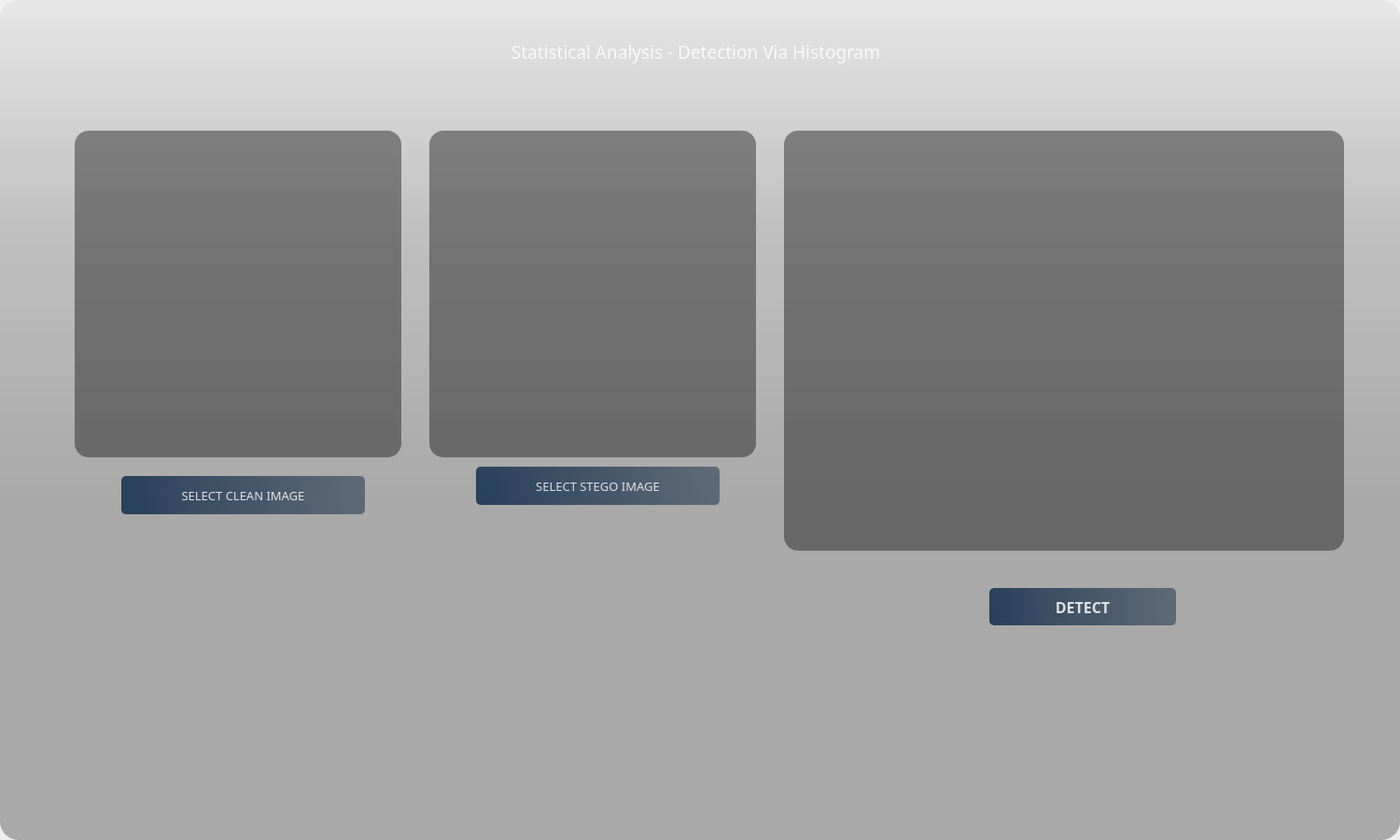
<?xml version="1.0" encoding="UTF-8"?>
<ui version="4.0">
 <class>Dialog</class>
 <widget class="QDialog" name="Dialog">
  <property name="geometry">
   <rect>
    <x>0</x>
    <y>0</y>
    <width>1500</width>
    <height>900</height>
   </rect>
  </property>
  <property name="windowTitle">
   <string>Dialog</string>
  </property>
  <widget class="QWidget" name="widget_2" native="true">
   <property name="geometry">
    <rect>
     <x>0</x>
     <y>0</y>
     <width>1500</width>
     <height>900</height>
    </rect>
   </property>
   <property name="cursor">
    <cursorShape>ArrowCursor</cursorShape>
   </property>
   <property name="styleSheet">
    <string notr="true"/>
   </property>
   <widget class="QLabel" name="label_4">
    <property name="geometry">
     <rect>
      <x>0</x>
      <y>0</y>
      <width>1500</width>
      <height>900</height>
     </rect>
    </property>
    <property name="styleSheet">
     <string notr="true">border-image: url(:/images/html-css-collage-concept-with-hacker.jpg);
border-radius:20px;</string>
    </property>
    <property name="text">
     <string/>
    </property>
   </widget>
   <widget class="QLabel" name="label_7">
    <property name="geometry">
     <rect>
      <x>0</x>
      <y>0</y>
      <width>1500</width>
      <height>900</height>
     </rect>
    </property>
    <property name="styleSheet">
     <string notr="true">background-color: qlineargradient(spread:pad, x1:0, y1:0, x2:0, y2:0.715909, stop:0 rgba(0, 0, 0, 9), stop:0.375 rgba(0, 0, 0, 50), stop:0.835227 rgba(0, 0, 0, 75));
border-radius:20px;</string>
    </property>
    <property name="text">
     <string/>
    </property>
    <property name="scaledContents">
     <bool>false</bool>
    </property>
    <property name="wordWrap">
     <bool>true</bool>
    </property>
   </widget>
   <widget class="QPushButton" name="backButton_2">
    <property name="geometry">
     <rect>
      <x>20</x>
      <y>820</y>
      <width>70</width>
      <height>50</height>
     </rect>
    </property>
    <property name="font">
     <font>
      <pointsize>12</pointsize>
     </font>
    </property>
    <property name="styleSheet">
     <string notr="true">border-image: url(:/images/images.jpeg);
border-radius:20px</string>
    </property>
    <property name="text">
     <string/>
    </property>
   </widget>
   <widget class="QFrame" name="titleframe">
    <property name="geometry">
     <rect>
      <x>0</x>
      <y>0</y>
      <width>1500</width>
      <height>90</height>
     </rect>
    </property>
    <property name="styleSheet">
     <string notr="true">border-radius:20px;</string>
    </property>
    <property name="frameShape">
     <enum>QFrame::StyledPanel</enum>
    </property>
    <property name="frameShadow">
     <enum>QFrame::Raised</enum>
    </property>
    <widget class="QPushButton" name="minimizeButton_2">
     <property name="geometry">
      <rect>
       <x>1370</x>
       <y>20</y>
       <width>51</width>
       <height>41</height>
      </rect>
     </property>
     <property name="text">
      <string/>
     </property>
     <property name="icon">
      <iconset resource="source_img.qrc">
       <normaloff>:/images/chrome-minimize-svgrepo-com.svg</normaloff>:/images/chrome-minimize-svgrepo-com.svg</iconset>
     </property>
     <property name="iconSize">
      <size>
       <width>40</width>
       <height>40</height>
      </size>
     </property>
    </widget>
    <widget class="QLabel" name="label_9">
     <property name="geometry">
      <rect>
       <x>20</x>
       <y>20</y>
       <width>60</width>
       <height>60</height>
      </rect>
     </property>
     <property name="styleSheet">
      <string notr="true">image: url(:/images/logoimgae.png);</string>
     </property>
     <property name="text">
      <string/>
     </property>
    </widget>
    <widget class="QLabel" name="label_10">
     <property name="geometry">
      <rect>
       <x>380</x>
       <y>30</y>
       <width>731</width>
       <height>50</height>
      </rect>
     </property>
     <property name="font">
      <font>
       <family>Ravie</family>
       <pointsize>14</pointsize>
       <weight>50</weight>
       <bold>false</bold>
       <underline>false</underline>
      </font>
     </property>
     <property name="styleSheet">
      <string notr="true">color:rgba(255,255,255,210);</string>
     </property>
     <property name="text">
      <string>Statistical Analysis - Detection Via Histogram</string>
     </property>
     <property name="alignment">
      <set>Qt::AlignCenter</set>
     </property>
    </widget>
    <widget class="QPushButton" name="closeButton_2">
     <property name="geometry">
      <rect>
       <x>1430</x>
       <y>20</y>
       <width>51</width>
       <height>41</height>
      </rect>
     </property>
     <property name="text">
      <string/>
     </property>
     <property name="icon">
      <iconset resource="source_img.qrc">
       <normaloff>:/images/—Pngtree—check mark and cross gradient_15118783.png</normaloff>:/images/—Pngtree—check mark and cross gradient_15118783.png</iconset>
     </property>
     <property name="iconSize">
      <size>
       <width>36</width>
       <height>36</height>
      </size>
     </property>
    </widget>
   </widget>
   <widget class="QPushButton" name="histogramButton">
    <property name="geometry">
     <rect>
      <x>1060</x>
      <y>630</y>
      <width>200</width>
      <height>40</height>
     </rect>
    </property>
    <property name="font">
     <font>
      <family>Rockwell Extra Bold</family>
      <pointsize>12</pointsize>
      <weight>75</weight>
      <bold>true</bold>
     </font>
    </property>
    <property name="styleSheet">
     <string notr="true">QPushButton{
	background-color: qlineargradient(spread:pad, x1:0, y1:0.505682, x2:1, y2:0.477, stop:0 rgba(20, 47, 78, 219), stop:1 rgba(85, 98, 112, 226));
   color:rgba(255, 255, 255, 210);
   border-radius:5px;
}
QPushButton:hover{
	background-color: qlineargradient(spread:pad, x1:0, y1:0.505682, x2:1, y2:0.477, stop:0 rgba(40, 67, 98, 219), stop:1 rgba(105, 118, 132, 226));
   }
QPushButton:pressed{
	padding-left:5px;
	padding-top:5px;
	background-color:rgba(105, 118, 132, 200);
}</string>
    </property>
    <property name="text">
     <string>DETECT</string>
    </property>
   </widget>
   <widget class="QLabel" name="histogramLabel">
    <property name="geometry">
     <rect>
      <x>840</x>
      <y>140</y>
      <width>600</width>
      <height>450</height>
     </rect>
    </property>
    <property name="styleSheet">
     <string notr="true">background-color:rgba(0,0,0,100);
border-radius:15px;</string>
    </property>
    <property name="text">
     <string/>
    </property>
   </widget>
   <widget class="QPushButton" name="StegoimageButton">
    <property name="geometry">
     <rect>
      <x>510</x>
      <y>500</y>
      <width>261</width>
      <height>41</height>
     </rect>
    </property>
    <property name="font">
     <font>
      <family>Rockwell Extra Bold</family>
      <pointsize>10</pointsize>
      <weight>50</weight>
      <bold>false</bold>
     </font>
    </property>
    <property name="styleSheet">
     <string notr="true">QPushButton{
	background-color: qlineargradient(spread:pad, x1:0, y1:0.505682, x2:1, y2:0.477, stop:0 rgba(20, 47, 78, 219), stop:1 rgba(85, 98, 112, 226));
   color:rgba(255, 255, 255, 210);
   border-radius:5px;
}
QPushButton:hover{
	background-color: qlineargradient(spread:pad, x1:0, y1:0.505682, x2:1, y2:0.477, stop:0 rgba(40, 67, 98, 219), stop:1 rgba(105, 118, 132, 226));
   }
QPushButton:pressed{
	padding-left:5px;
	padding-top:5px;
	background-color:rgba(105, 118, 132, 200);
}</string>
    </property>
    <property name="text">
     <string>SELECT STEGO IMAGE</string>
    </property>
   </widget>
   <widget class="QPushButton" name="cleanimageButton">
    <property name="geometry">
     <rect>
      <x>130</x>
      <y>510</y>
      <width>261</width>
      <height>41</height>
     </rect>
    </property>
    <property name="font">
     <font>
      <family>Rockwell Extra Bold</family>
      <pointsize>10</pointsize>
      <weight>50</weight>
      <bold>false</bold>
     </font>
    </property>
    <property name="styleSheet">
     <string notr="true">QPushButton{
	background-color: qlineargradient(spread:pad, x1:0, y1:0.505682, x2:1, y2:0.477, stop:0 rgba(20, 47, 78, 219), stop:1 rgba(85, 98, 112, 226));
   color:rgba(255, 255, 255, 210);
   border-radius:5px;
}
QPushButton:hover{
	background-color: qlineargradient(spread:pad, x1:0, y1:0.505682, x2:1, y2:0.477, stop:0 rgba(40, 67, 98, 219), stop:1 rgba(105, 118, 132, 226));
   }
QPushButton:pressed{
	padding-left:5px;
	padding-top:5px;
	background-color:rgba(105, 118, 132, 200);
}</string>
    </property>
    <property name="text">
     <string>SELECT CLEAN IMAGE</string>
    </property>
   </widget>
   <widget class="QLabel" name="cleanImageLabel">
    <property name="geometry">
     <rect>
      <x>80</x>
      <y>140</y>
      <width>350</width>
      <height>350</height>
     </rect>
    </property>
    <property name="styleSheet">
     <string notr="true">background-color:rgba(0,0,0,100);
border-radius:15px;</string>
    </property>
    <property name="text">
     <string/>
    </property>
   </widget>
   <widget class="QLabel" name="stegoImageLabel">
    <property name="geometry">
     <rect>
      <x>460</x>
      <y>140</y>
      <width>350</width>
      <height>350</height>
     </rect>
    </property>
    <property name="styleSheet">
     <string notr="true">background-color:rgba(0,0,0,100);
border-radius:15px;</string>
    </property>
    <property name="text">
     <string/>
    </property>
   </widget>
  </widget>
 </widget>
 <resources>
  <include location="source_img.qrc"/>
 </resources>
 <connections/>
</ui>
